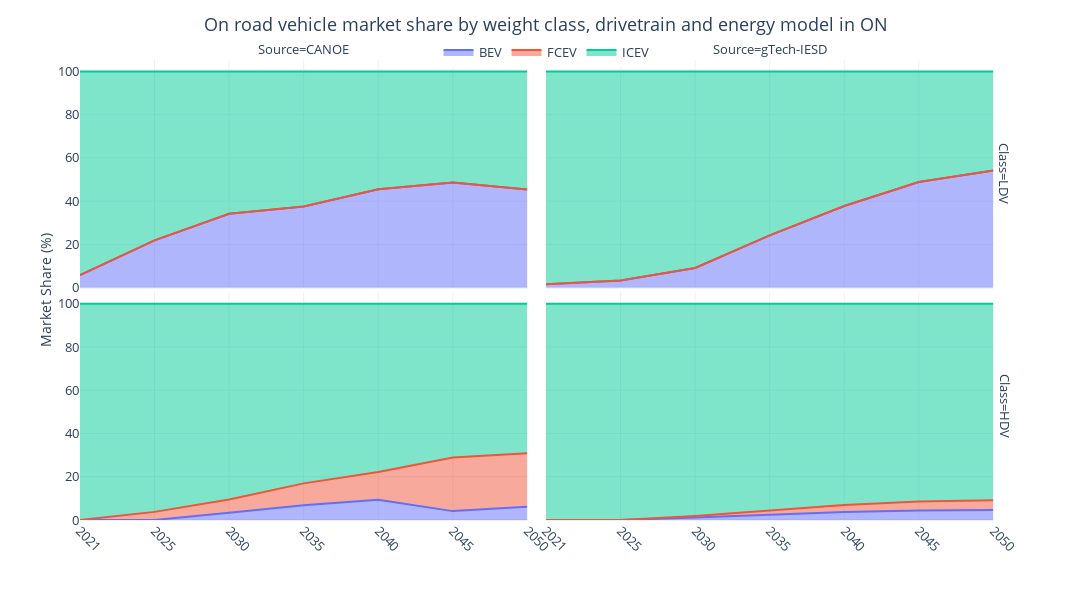

The notebook cell this image was saved under:
### Code cell
ref_fig = ref_trnnewcap[ref_trnnewcap['Vehicle Class'].isin(['LD Car', 'LD Truck', 'HD Truck'])][['Period', 'Carrier', 'Vehicle Class', 'New Capacity']]
ref_fig['Carrier'] = ref_fig.Carrier.map(gtech_carrier_mapping)
ref_fig['Vehicle Class'] = ref_fig['Vehicle Class'].map(gtech_class_mapping)
ref_fig = ref_fig.groupby(['Period', 'Carrier', 'Vehicle Class'], as_index=False).sum()

veh_tot_cap = ref_fig.groupby(['Period', 'Vehicle Class'], as_index=False).sum('New Capacity')
ref_fig = pd.merge(ref_fig, veh_tot_cap, on=['Period', 'Vehicle Class'], suffixes=('', '_sum'))
ref_fig['Market Share (%)'] = ref_fig['New Capacity'] / ref_fig['New Capacity_sum'] * 100
ref_fig.rename(columns={'Vehicle Class': 'Class', 'Carrier': 'Drivetrain'}, inplace=True)

ref_fig['Source'] = 'CANOE'
gtech23_ref_vehshare['Source'] = 'gTech-IESD'
gtech23_ref_vehshare['Period'] = gtech23_ref_vehshare['Period'].astype(str)
fig_df = pd.concat([ref_fig[['Period', 'Class', 'Drivetrain', 'Source', 'Market Share (%)']], gtech23_ref_vehshare[['Period', 'Class', 'Drivetrain', 'Source', 'Market Share (%)']]]).reset_index(drop=True)
fig_df['Class'] = pd.Categorical(fig_df['Class'], categories=['LDV', 'HDV'], ordered=True)
fig_df = fig_df.sort_values(['Class', 'Period'])

fig = px.area(fig_df, x='Period', y='Market Share (%)', color='Drivetrain', facet_col='Source', facet_row='Class',
              template='plotly_white',
              facet_col_spacing=0.02,
              facet_row_spacing=0.01,
              width=1100, height=600
              )

fig.update_layout(
    title=dict(text='On road vehicle market share by weight class, drivetrain and energy model in ON',
               x=0.5,
               y=0.97,
               xanchor='center',
               yanchor='top'
               ),
    xaxis=dict(title='Period'),
    yaxis=dict(title='Market Share (%)'),
    yaxis_title_standoff=0,
    legend_title_text='',
    bargap=0.1,
    legend=dict(orientation='h',
                yanchor='top',
                y=1.05,
                xanchor='center',
                x=0.5),
    font=dict(size=13,
              # family="Open Sans"
              ))

for axis in fig.layout:
    if axis.startswith('yaxis'):
        fig.layout[axis].title.text = ''
    if axis.startswith('xaxis'):
        fig.layout[axis].title.text = ''

fig.update_xaxes(tickangle=45)

fig.add_annotation(
    text="Market Share (%)",
    x=-0.05,  # Adjust x position as needed
    y=0.5,
    xref="paper",
    yref="paper",
    showarrow=False,
    textangle=-90,
    font=dict(size=14))

fig.show()

### Figure 1 — Plotly figure (JSON) as saved in the notebook; plotly's stock layout.template omitted (floating-point values rounded to 4 significant figures)
{"data": [{"fillpattern": {"shape": ""}, "hovertemplate": "Drivetrain=BEV<br>Class=LDV<br>Source=CANOE<br>Period=%{x}<br>Market Share (%)=%{y}<extra></extra>", "legendgroup": "BEV", "line": {"color": "#636efa"}, "marker": {"symbol": "circle"}, "mode": "lines", "name": "BEV", "orientation": "v", "showlegend": true, "stackgroup": "1", "type": "scatter", "x": ["2021", "2025", "2030", "2035", "2040", "2045", "2050"], "xaxis": "x3", "y": [5.87, 21.89, 34.14, 37.54, 45.5, 48.66, 45.37], "yaxis": "y3"}, {"fillpattern": {"shape": ""}, "hovertemplate": "Drivetrain=BEV<br>Class=LDV<br>Source=gTech-IESD<br>Period=%{x}<br>Market Share (%)=%{y}<extra></extra>", "legendgroup": "BEV", "line": {"color": "#636efa"}, "marker": {"symbol": "circle"}, "mode": "lines", "name": "BEV", "orientation": "v", "showlegend": false, "stackgroup": "1", "type": "scatter", "x": ["2021", "2025", "2030", "2035", "2040", "2045", "2050"], "xaxis": "x4", "y": [1.605, 3.29, 9.122, 24.21, 37.77, 48.86, 54.23], "yaxis": "y4"}, {"fillpattern": {"shape": ""}, "hovertemplate": "Drivetrain=BEV<br>Class=HDV<br>Source=CANOE<br>Period=%{x}<br>Market Share (%)=%{y}<extra></extra>", "legendgroup": "BEV", "line": {"color": "#636efa"}, "marker": {"symbol": "circle"}, "mode": "lines", "name": "BEV", "orientation": "v", "showlegend": false, "stackgroup": "1", "type": "scatter", "x": ["2021", "2025", "2030", "2035", "2040", "2045", "2050"], "xaxis": "x", "y": [0, 0, 3.298, 6.784, 9.335, 4.105, 6.144], "yaxis": "y"}, {"fillpattern": {"shape": ""}, "hovertemplate": "Drivetrain=BEV<br>Class=HDV<br>Source=gTech-IESD<br>Period=%{x}<br>Market Share (%)=%{y}<extra></extra>", "legendgroup": "BEV", "line": {"color": "#636efa"}, "marker": {"symbol": "circle"}, "mode": "lines", "name": "BEV", "orientation": "v", "showlegend": false, "stackgroup": "1", "type": "scatter", "x": ["2021", "2025", "2030", "2035", "2040", "2045", "2050"], "xaxis": "x2", "y": [0, 0, 1.176, 2.455, 3.654, 4.385, 4.568], "yaxis": "y2"}, {"fillpattern": {"shape": ""}, "hovertemplate": "Drivetrain=FCEV<br>Class=LDV<br>Source=CANOE<br>Period=%{x}<br>Market Share (%)=%{y}<extra></extra>", "legendgroup": "FCEV", "line": {"color": "#EF553B"}, "marker": {"symbol": "circle"}, "mode": "lines", "name": "FCEV", "orientation": "v", "showlegend": true, "stackgroup": "1", "type": "scatter", "x": ["2021", "2025", "2030", "2035", "2040", "2045", "2050"], "xaxis": "x3", "y": [0, 0.0003553, 0.0003553, 0.0002403, 0.0002519, 0.0002301, 0.0002224], "yaxis": "y3"}, {"fillpattern": {"shape": ""}, "hovertemplate": "Drivetrain=FCEV<br>Class=LDV<br>Source=gTech-IESD<br>Period=%{x}<br>Market Share (%)=%{y}<extra></extra>", "legendgroup": "FCEV", "line": {"color": "#EF553B"}, "marker": {"symbol": "circle"}, "mode": "lines", "name": "FCEV", "orientation": "v", "showlegend": false, "stackgroup": "1", "type": "scatter", "x": ["2021", "2025", "2030", "2035", "2040", "2045", "2050"], "xaxis": "x4", "y": [3.873e-05, 0.0001936, 0.0002693, 0.0003385, 0.0003832, 0.0004572, 0.0005939], "yaxis": "y4"}, {"fillpattern": {"shape": ""}, "hovertemplate": "Drivetrain=FCEV<br>Class=HDV<br>Source=CANOE<br>Period=%{x}<br>Market Share (%)=%{y}<extra></extra>", "legendgroup": "FCEV", "line": {"color": "#EF553B"}, "marker": {"symbol": "circle"}, "mode": "lines", "name": "FCEV", "orientation": "v", "showlegend": false, "stackgroup": "1", "type": "scatter", "x": ["2021", "2025", "2030", "2035", "2040", "2045", "2050"], "xaxis": "x", "y": [0, 3.757, 6.22, 10.15, 12.88, 24.8, 24.75], "yaxis": "y"}, {"fillpattern": {"shape": ""}, "hovertemplate": "Drivetrain=FCEV<br>Class=HDV<br>Source=gTech-IESD<br>Period=%{x}<br>Market Share (%)=%{y}<extra></extra>", "legendgroup": "FCEV", "line": {"color": "#EF553B"}, "marker": {"symbol": "circle"}, "mode": "lines", "name": "FCEV", "orientation": "v", "showlegend": false, "stackgroup": "1", "type": "scatter", "x": ["2021", "2025", "2030", "2035", "2040", "2045", "2050"], "xaxis": "x2", "y": [0, 0, 0.7148, 1.987, 3.255, 4.201, 4.595], "yaxis": "y2"}, {"fillpattern": {"shape": ""}, "hovertemplate": "Drivetrain=ICEV<br>Class=LDV<br>Source=CANOE<br>Period=%{x}<br>Market Share (%)=%{y}<extra></extra>", "legendgroup": "ICEV", "line": {"color": "#00cc96"}, "marker": {"symbol": "circle"}, "mode": "lines", "name": "ICEV", "orientation": "v", "showlegend": true, "stackgroup": "1", "type": "scatter", "x": ["2021", "2025", "2030", "2035", "2040", "2045", "2050"], "xaxis": "x3", "y": [94.13, 78.11, 65.86, 62.46, 54.5, 51.34, 54.63], "yaxis": "y3"}, {"fillpattern": {"shape": ""}, "hovertemplate": "Drivetrain=ICEV<br>Class=LDV<br>Source=gTech-IESD<br>Period=%{x}<br>Market Share (%)=%{y}<extra></extra>", "legendgroup": "ICEV", "line": {"color": "#00cc96"}, "marker": {"symbol": "circle"}, "mode": "lines", "name": "ICEV", "orientation": "v", "showlegend": false, "stackgroup": "1", "type": "scatter", "x": ["2021", "2025", "2030", "2035", "2040", "2045", "2050"], "xaxis": "x4", "y": [98.4, 96.71, 90.88, 75.79, 62.23, 51.14, 45.77], "yaxis": "y4"}, {"fillpattern": {"shape": ""}, "hovertemplate": "Drivetrain=ICEV<br>Class=HDV<br>Source=CANOE<br>Period=%{x}<br>Market Share (%)=%{y}<extra></extra>", "legendgroup": "ICEV", "line": {"color": "#00cc96"}, "marker": {"symbol": "circle"}, "mode": "lines", "name": "ICEV", "orientation": "v", "showlegend": false, "stackgroup": "1", "type": "scatter", "x": ["2021", "2025", "2030", "2035", "2040", "2045", "2050"], "xaxis": "x", "y": [100, 96.24, 90.48, 83.07, 77.79, 71.09, 69.1], "yaxis": "y"}, {"fillpattern": {"shape": ""}, "hovertemplate": "Drivetrain=ICEV<br>Class=HDV<br>Source=gTech-IESD<br>Period=%{x}<br>Market Share (%)=%{y}<extra></extra>", "legendgroup": "ICEV", "line": {"color": "#00cc96"}, "marker": {"symbol": "circle"}, "mode": "lines", "name": "ICEV", "orientation": "v", "showlegend": false, "stackgroup": "1", "type": "scatter", "x": ["2021", "2025", "2030", "2035", "2040", "2045", "2050"], "xaxis": "x2", "y": [100, 100, 98.11, 95.56, 93.09, 91.41, 90.84], "yaxis": "y2"}], "layout": {"annotations": [{"showarrow": false, "text": "Source=CANOE", "x": 0.24, "xanchor": "center", "xref": "paper", "y": 1, "yanchor": "bottom", "yref": "paper"}, {"showarrow": false, "text": "Source=gTech-IESD", "x": 0.74, "xanchor": "center", "xref": "paper", "y": 1, "yanchor": "bottom", "yref": "paper"}, {"showarrow": false, "text": "Class=HDV", "textangle": 90, "x": 0.98, "xanchor": "left", "xref": "paper", "y": 0.2475, "yanchor": "middle", "yref": "paper"}, {"showarrow": false, "text": "Class=LDV", "textangle": 90, "x": 0.98, "xanchor": "left", "xref": "paper", "y": 0.7525, "yanchor": "middle", "yref": "paper"}, {"font": {"size": 14}, "showarrow": false, "text": "Market Share (%)", "textangle": -90, "x": -0.05, "xref": "paper", "y": 0.5, "yref": "paper"}], "bargap": 0.1, "font": {"size": 13}, "height": 600, "legend": {"orientation": "h", "title": {"text": ""}, "tracegroupgap": 0, "x": 0.5, "xanchor": "center", "y": 1.05, "yanchor": "top"}, "margin": {"t": 60}, "title": {"text": "On road vehicle market share by weight class, drivetrain and energy model in ON", "x": 0.5, "xanchor": "center", "y": 0.97, "yanchor": "top"}, "width": 1100, "xaxis": {"anchor": "y", "domain": [0, 0.48], "tickangle": 45, "title": {"text": ""}}, "xaxis2": {"anchor": "y2", "domain": [0.5, 0.98], "matches": "x", "tickangle": 45, "title": {"text": ""}}, "xaxis3": {"anchor": "y3", "domain": [0, 0.48], "matches": "x", "showticklabels": false, "tickangle": 45, "title": {"text": ""}}, "xaxis4": {"anchor": "y4", "domain": [0.5, 0.98], "matches": "x", "showticklabels": false, "tickangle": 45, "title": {"text": ""}}, "yaxis": {"anchor": "x", "domain": [0, 0.495], "title": {"standoff": 0, "text": ""}}, "yaxis2": {"anchor": "x2", "domain": [0, 0.495], "matches": "y", "showticklabels": false, "title": {"text": ""}}, "yaxis3": {"anchor": "x3", "domain": [0.505, 1], "matches": "y", "title": {"text": ""}}, "yaxis4": {"anchor": "x4", "domain": [0.505, 1], "matches": "y", "showticklabels": false, "title": {"text": ""}}}}
